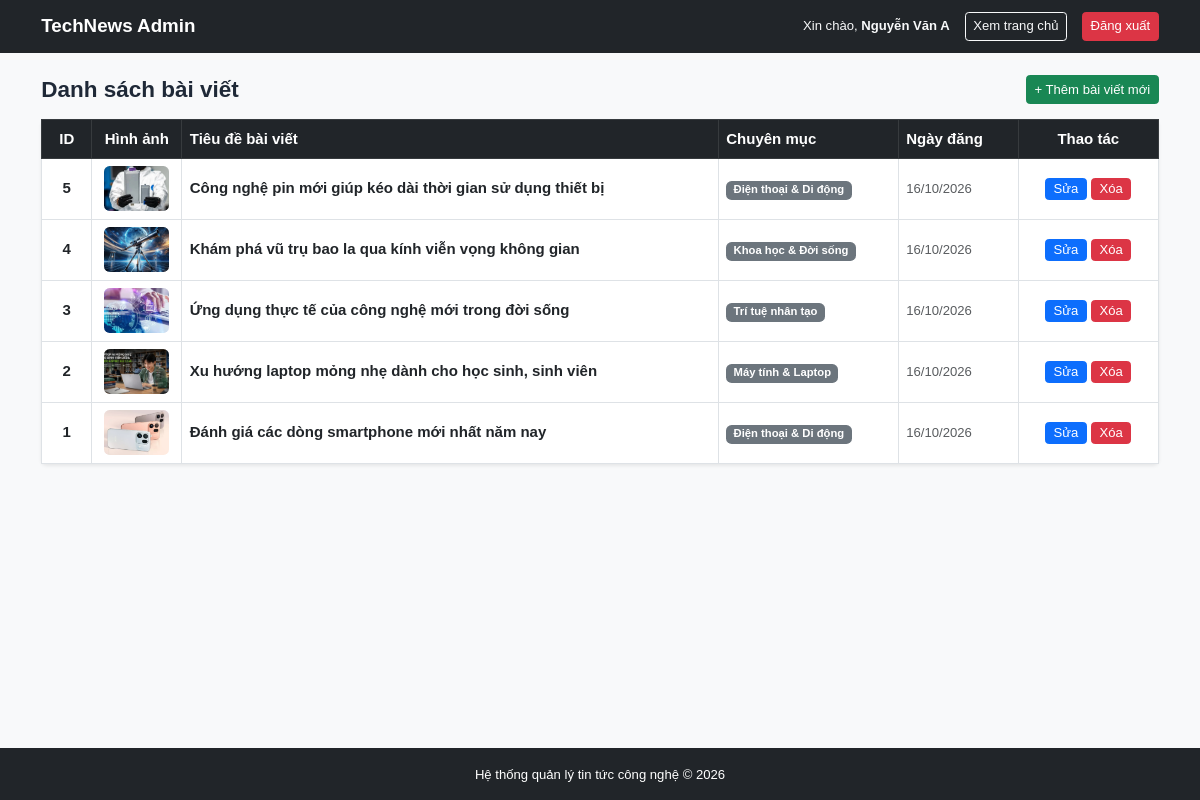
Screenshot of /admin.php (signed in) with the database file from the repository.
### tables this page shows
CREATE TABLE `posts` (
  `id` int(11) NOT NULL,
  `category_id` int(11) NOT NULL,
  `title` varchar(255) NOT NULL,
  `summary` text NOT NULL,
  `content` longtext NOT NULL,
  `image` varchar(255) NOT NULL DEFAULT 'default.jpg',
  `created_at` datetime NOT NULL DEFAULT current_timestamp()
);

CREATE TABLE `categories` (
  `id` int(11) NOT NULL,
  `name` varchar(100) NOT NULL
);

### admin.php (the view, shortened to what this page needs)
<?php
require_once 'db.php';
$sql = "SELECT posts.*, categories.name AS cat_name
        FROM posts
        JOIN categories ON posts.category_id = categories.id
        ORDER BY posts.id DESC";
$result = mysqli_query($conn, $sql);
?>
<!DOCTYPE html>
<html lang="vi">
<head>
    <link href="https://cdn.jsdelivr.net/npm/bootstrap@5.3.0/dist/css/bootstrap.min.css" rel="stylesheet">
    <link href="css/style.css" rel="stylesheet">
</head>
<body class="bg-light">
    <div class="main-wrapper">
        <nav class="navbar navbar-expand-lg navbar-dark bg-dark">
            <div class="container">
                <a class="navbar-brand fw-bold" href="admin.php">TechNews Admin</a>
                <div class="d-flex align-items-center gap-3">
                    <span class="text-light small">Xin chào, <strong><?= htmlspecialchars($_SESSION['fullname']) ?></strong></span>
                    <a href="index.php" class="btn btn-outline-light btn-sm" target="_blank">Xem trang chủ</a>
                    <a href="logout.php" class="btn btn-danger btn-sm">Đăng xuất</a>
                </div>
            </div>
        </nav>
        <div class="container my-4">
            <div class="d-flex justify-content-between align-items-center mb-3">
                <h4 class="fw-bold mb-0">Danh sách bài viết</h4>
                <a href="add_post.php" class="btn btn-success btn-sm">+ Thêm bài viết mới</a>
            </div>
            <div class="card shadow-sm border-0">
                <div class="card-body p-0">
                    <div class="table-responsive">
                        <table class="table table-bordered table-hover align-middle mb-0">
                            <thead class="table-dark">
                                <tr>
                                    <th style="width: 50px;" class="text-center">ID</th>
                                    <th style="width: 90px;" class="text-center">Hình ảnh</th>
                                    <th>Tiêu đề bài viết</th>
                                    <th style="width: 180px;">Chuyên mục</th>
                                    <th style="width: 120px;">Ngày đăng</th>
                                    <th style="width: 140px;" class="text-center">Thao tác</th>
                                </tr>
                            </thead>
                            <tbody>
                                <?php if ($result && mysqli_num_rows($result) > 0): ?>
                                    <?php while ($row = mysqli_fetch_assoc($result)): ?>
                                        <tr>
                                            <td class="text-center fw-bold"><?= $row['id'] ?></td>
                                            <td class="text-center">
                                                <img src="uploads/<?= !empty($row['image']) ? $row['image'] : 'default.jpg' ?>"
                                                     alt="Thumb" class="rounded" style="width: 65px; height: 45px; object-fit: cover;"
                                                     onerror="this.src='uploads/default.jpg'">
                                            </td>
                                            <td>
                                                <a href="detail.php?id=<?= $row['id'] ?>" target="_blank" class="text-decoration-none fw-semibold text-dark">
                                                    <?= htmlspecialchars($row['title']) ?>
                                                </a>
                                            </td>
                                            <td><span class="badge bg-secondary"><?= htmlspecialchars($row['cat_name']) ?></span></td>
                                            <td class="small text-muted"><?= date('d/m/Y', strtotime($row['created_at'])) ?></td>
                                            <td class="text-center">
                                                <a href="edit_post.php?id=<?= $row['id'] ?>" class="btn btn-primary btn-sm py-0 px-2">Sửa</a>
                                                <a href="delete_post.php?id=<?= $row['id'] ?>"
                                                   onclick="return confirm('Bạn có chắc chắn muốn xóa bài viết này không?');"
                                                   class="btn btn-danger btn-sm py-0 px-2">Xóa</a>
                                            </td>
                                        </tr>
                                    <?php endwhile; ?>
                                <?php else: ?>
                                    <tr>
                                        <td colspan="6" class="text-center py-4 text-muted">Chưa có bài viết nào.</td>
                                    </tr>
                                <?php endif; ?>
                            </tbody>
                        </table>
                    </div>
                </div>
            </div>
        </div>
    </div>
    <footer class="bg-dark text-white text-center py-3">
        <div class="container">
            <small>Hệ thống quản lý tin tức công nghệ &copy; 2026</small>
        </div>
    </footer>
</body>
</html>

### css/style.css (style rules this page uses)
:root { --primary-red: #990000; --primary-hover: #7a0000; --navy-blue: #003366; --text-dark: #1f2937; --text-muted: #555555; --border-gray: #e5e7eb; --bg-page: #f9fafb; }
html, body { height: 100%; margin: 0; padding: 0; background-color: var(--bg-page); color: var(--text-dark); font-family: Arial, "Helvetica Neue", "Segoe UI", sans-serif; font-size: 15px; line-height: 1.5; }
body { display: flex; flex-direction: column; min-height: 100vh; }
.main-wrapper { flex: 1 0 auto; }
footer { flex-shrink: 0; }

### rows the page displays
posts: id "5", image (picture), title "Công nghệ pin mới giúp kéo dài thời gian sử dụng thiết bị", category.name "Điện thoại & Di động", created_at "16/10/2026"
posts: id "4", image (picture), title "Khám phá vũ trụ bao la qua kính viễn vọng không gian", category.name "Khoa học & Đời sống", created_at "16/10/2026"
posts: id "3", image (picture), title "Ứng dụng thực tế của công nghệ mới trong đời sống", category.name "Trí tuệ nhân tạo", created_at "16/10/2026"
posts: id "2", image (picture), title "Xu hướng laptop mỏng nhẹ dành cho học sinh, sinh viên", category.name "Máy tính & Laptop", created_at "16/10/2026"
posts: id "1", image (picture), title "Đánh giá các dòng smartphone mới nhất năm nay", category.name "Điện thoại & Di động", created_at "16/10/2026"

### other values shown
$_SESSION['fullname'] "Nguyễn Văn A"
